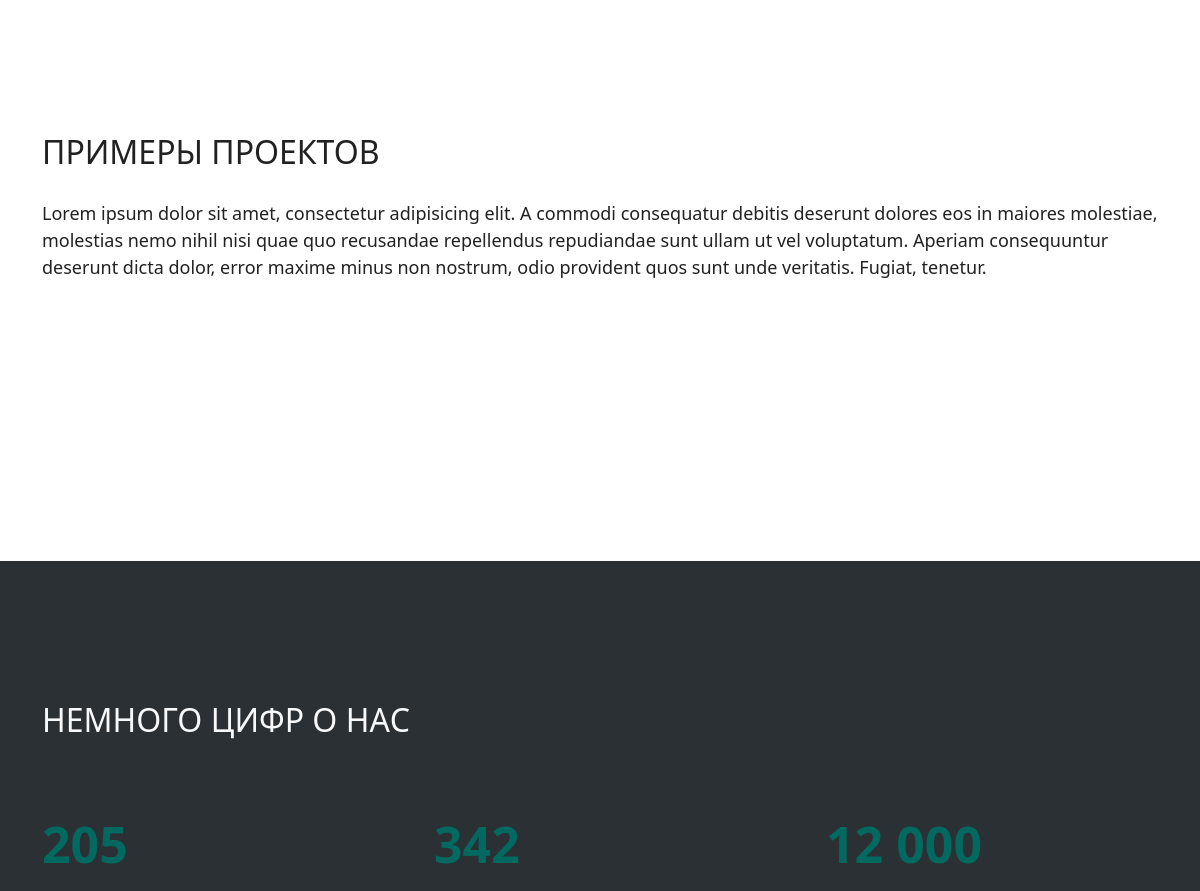
The app's page / (middle part), older data.
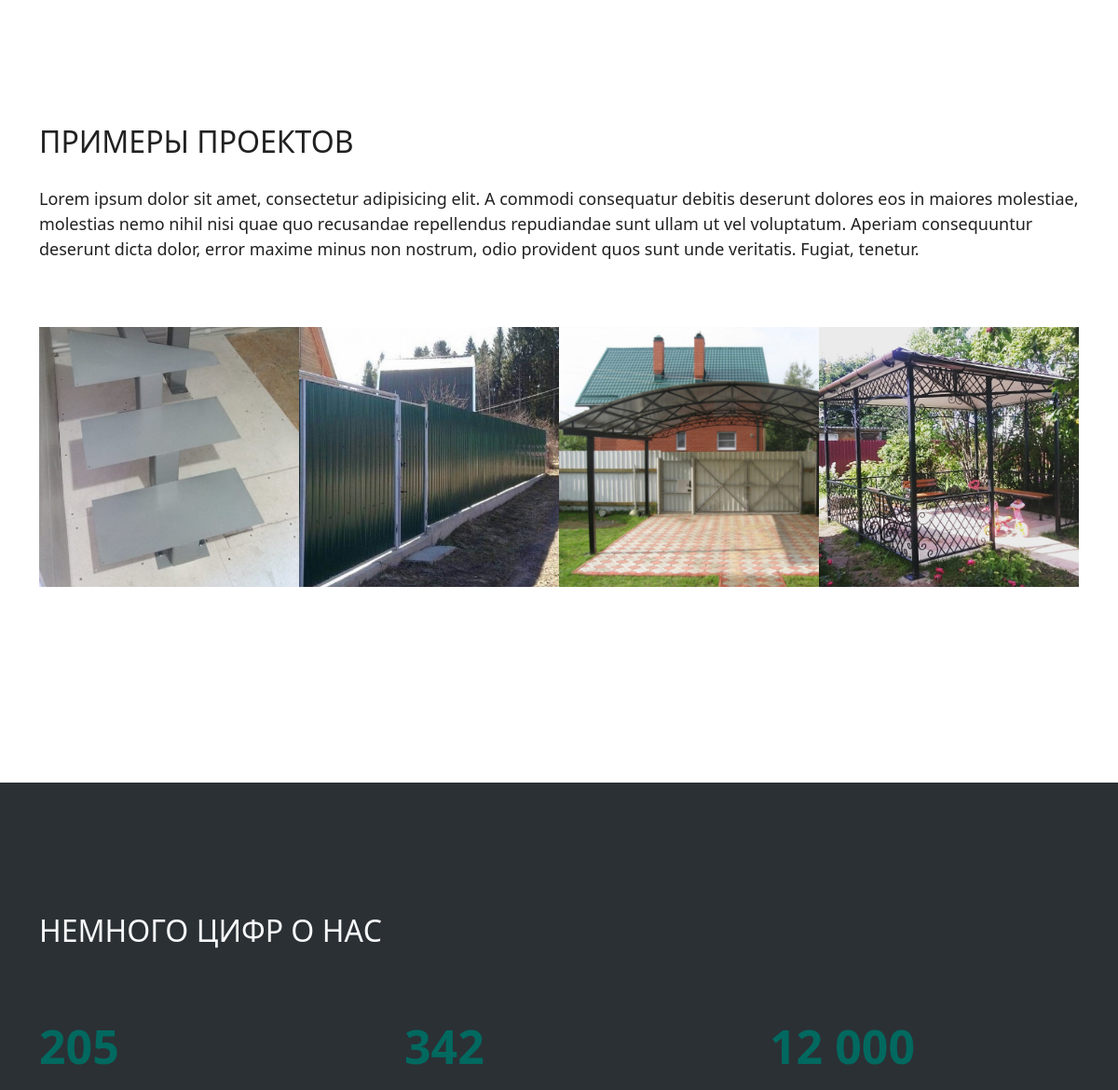
The same page, newer data.
### mainpage/models.py (models this page shows, shortened)
class Stair(models.Model):
    title = models.CharField(max_length=100, verbose_name='Заголовок изображения')
    image = models.ImageField(upload_to='stairs', verbose_name='Изображение')

class Fence(models.Model):
    title = models.CharField(max_length=100, verbose_name='Заголовок изображения', unique=True, null=False)
    image = models.ImageField(upload_to='fences', verbose_name='Изображение', unique=True, null=False)

class Shelter(models.Model):
    title = models.CharField(max_length=100, verbose_name='Заголовок изображения', unique=True, null=False)
    image = models.ImageField(upload_to='shelters', verbose_name='Изображение', unique=True, null=False)

class Pergola(models.Model):
    title = models.CharField(max_length=100, verbose_name='Заголовок изображения', unique=True, null=False)
    image = models.ImageField(upload_to='pergolas', verbose_name='Изображение', unique=True, null=False)

### mainpage/views.py (the view)
# urls.py: path('', views.home, name='home'),
def home(request):
    random_stair = get_random_project(Stair.objects.all())
    random_fence = get_random_project(Fence.objects.all())
    random_shelter = get_random_project(Shelter.objects.all())
    random_pergola = get_random_project(Pergola.objects.all())
    random_projects = [random_stair, random_fence, random_shelter, random_pergola]
    context = {
        'Random_projects': random_projects
    }
    return render(request, 'mainpage/home.html', context)

### mainpage/views.py (called while the page is built)
def get_random_project(query_set):
    if len(query_set) > 0:
        return list(query_set)[random.randint(0, len(query_set)-1)]

### mainpage/templates/mainpage/home.html (shortened to what this page needs)
{% extends 'mainpage/base.html' %}
{% block content %}
<section id="WhatWeDo">
    <div class="container">
    <div class="whatwedo_bools">
    </div>
    </div>
</section>
<section id="OurProjects">
    <div class="container">
        <h2>ПРИМЕРЫ ПРОЕКТОВ</h2>
        <p>Lorem ipsum dolor sit amet, consectetur adipisicing elit. A commodi consequatur debitis deserunt dolores eos in maiores molestiae, molestias nemo nihil nisi quae quo recusandae repellendus repudiandae sunt ullam ut vel voluptatum. Aperiam consequuntur deserunt dicta dolor, error maxime minus non nostrum, odio provident quos sunt unde veritatis. Fugiat, tenetur.</p>
    <div class="projects_images">
        {% for item in Random_projects %}
        <img src="media/{{ item.image }}" alt="">
        {% endfor %}
    </div>
    </div>
</section>
<section id="SomeBulletins">
    <div class="container">
        <h2>НЕМНОГО ЦИФР О НАС</h2>
    <div class="whatwedo_bools">
        <div class="">
            <p class="big_int">205</p>
        </div>
        <div class="">
            <p class="big_int">342</p>
        </div>
        <div class="">
            <p class="big_int">12 000</p>
        </div>
    </div>
    </div>
</section>
{% endblock %}

### mainpage/templates/mainpage/base.html (shortened to what this page needs)
<!DOCTYPE html>
{% load static %}
<html lang="en">
<head>
    <link href="https://cdn.jsdelivr.net/npm/bootstrap@5.3.1/dist/css/bootstrap.min.css" rel="stylesheet">
    <link rel="stylesheet" href="https://cdn.jsdelivr.net/npm/bootstrap-icons@1.8.1/font/bootstrap-icons.css">
    <link rel="stylesheet" href="{{ STATIC_URL}}/static/main.css">
</head>
<body>
{% block content %}
{% endblock %}
</body>
</html>

### mainpage/static/main.css (style rules this page uses)
body { color: #212121; font-size: 18px; }
#WhatWeDo { background-color: #EBECED; height: 100vh; }
.whatwedo_bools { margin: 0 auto; text-align: justify; display: grid; grid-template-columns: repeat(3, 1fr); grid-gap: 60px; grid-auto-rows: auto; margin-bottom: 20px; padding: 40px 0 140px 0; }
.container > h2 { padding: 140px 0 20px 0; }
#OurProjects { height: auto; padding-bottom: 140px; }
.projects_images { display: grid; grid-template-columns: repeat(4, 1fr); margin: 70px 0; }
.projects_images > img { max-width: 300px; width: 100%; }
#SomeBulletins { background-color: #2B3035; color: #F8F9FA; }
.big_int { font-size: 50px; font-weight: 700; color: #01695f; }

Row changes from the older to the newer data that the page shows:
added Stair: image (picture)
added Fence: image (picture)
added Shelter: image (picture)
added Pergola: image (picture)
